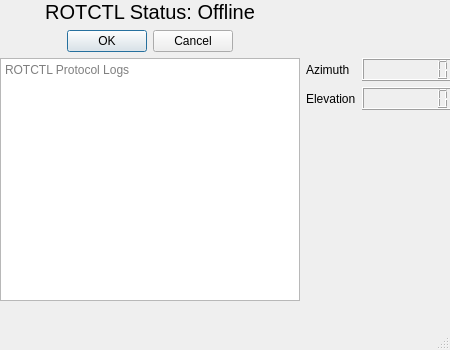
<?xml version="1.0" encoding="UTF-8"?>
<ui version="4.0">
 <class>ROTOCTL_GUI</class>
 <widget class="QMainWindow" name="ROTOCTL_GUI">
  <property name="geometry">
   <rect>
    <x>0</x>
    <y>0</y>
    <width>450</width>
    <height>350</height>
   </rect>
  </property>
  <property name="windowTitle">
   <string>ROTCTL Gui</string>
  </property>
  <property name="toolButtonStyle">
   <enum>Qt::ToolButtonStyle::ToolButtonTextBesideIcon</enum>
  </property>
  <property name="unifiedTitleAndToolBarOnMac">
   <bool>true</bool>
  </property>
  <widget class="QWidget" name="centralwidget">
   <widget class="QWidget" name="gridLayoutWidget">
    <property name="geometry">
     <rect>
      <x>0</x>
      <y>0</y>
      <width>453</width>
      <height>301</height>
     </rect>
    </property>
    <layout class="QGridLayout" name="gridLayout">
     <item row="2" column="1">
      <widget class="QTextBrowser" name="rotctl_logs">
       <property name="placeholderText">
        <string>ROTCTL Protocol Logs</string>
       </property>
      </widget>
     </item>
     <item row="0" column="1">
      <widget class="QLabel" name="rotctl_statusBox">
       <property name="font">
        <font>
         <pointsize>15</pointsize>
        </font>
       </property>
       <property name="text">
        <string>ROTCTL Status: Offline</string>
       </property>
       <property name="alignment">
        <set>Qt::AlignmentFlag::AlignCenter</set>
       </property>
      </widget>
     </item>
     <item row="1" column="1">
      <widget class="QDialogButtonBox" name="rotctl_emulator_statusBtn">
       <property name="standardButtons">
        <set>QDialogButtonBox::StandardButton::Cancel|QDialogButtonBox::StandardButton::Ok</set>
       </property>
       <property name="centerButtons">
        <bool>true</bool>
       </property>
      </widget>
     </item>
     <item row="2" column="2">
      <layout class="QFormLayout" name="formLayout">
       <item row="0" column="0">
        <widget class="QLabel" name="azimuth_label">
         <property name="text">
          <string>Azimuth</string>
         </property>
        </widget>
       </item>
       <item row="0" column="1">
        <widget class="QLCDNumber" name="azimuth_number">
         <property name="font">
          <font>
           <bold>true</bold>
          </font>
         </property>
         <property name="smallDecimalPoint">
          <bool>false</bool>
         </property>
         <property name="digitCount">
          <number>8</number>
         </property>
        </widget>
       </item>
       <item row="1" column="0">
        <widget class="QLabel" name="elevation_label">
         <property name="text">
          <string>Elevation</string>
         </property>
        </widget>
       </item>
       <item row="1" column="1">
        <widget class="QLCDNumber" name="elevation_number">
         <property name="digitCount">
          <number>8</number>
         </property>
        </widget>
       </item>
      </layout>
     </item>
    </layout>
   </widget>
  </widget>
  <widget class="QMenuBar" name="menubar">
   <property name="geometry">
    <rect>
     <x>0</x>
     <y>0</y>
     <width>450</width>
     <height>22</height>
    </rect>
   </property>
  </widget>
  <widget class="QStatusBar" name="statusbar"/>
 </widget>
 <resources/>
 <connections/>
</ui>
